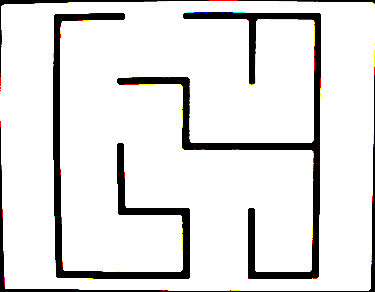
#> input picture maze_recognition/paper_image.png, 375 x 292 px, given in place of the camera
$ python blob.py
#> lines starting #> are read from the running program, lines starting #| are printed output that depends on the picture; after the words box and inside, x2 and y2 are one past the last pixel; in counts of white or black regions, pixels touching at a corner belong together; long printed decimals are rounded
"""
Library for detecting a blob based on a color range filter in HSV space

   0------------------> x (cols)
   |
   |
   |         o center
   |
   |
   V y (rows)

Author: Tiziano Fiorenzani

"""


# Standard imports
import cv2
import numpy as np;

#---------- Blob detecting function: returns keypoints and mask
#-- return keypoints, reversemask
def blob_detect(image,                  #-- The frame (cv standard)
                hsv_min,                #-- minimum threshold of the hsv filter [h_min, s_min, v_min]
                hsv_max,                #-- maximum threshold of the hsv filter [h_max, s_max, v_max]
                blur=0,                 #-- blur value (default 0)
                blob_params=None,       #-- blob parameters (default None)
                search_window=None,     #-- window where to search as [x_min, y_min, x_max, y_max] adimensional (0.0 to 1.0) starting from top left corner
                imshow=False
               ):

    #- Blur image to remove noise
    if blur > 0:
        image    = cv2.blur(image, (blur, blur))
        #- Show result
        if imshow:
            cv2.imshow("Blur", image)
            cv2.waitKey(0)

    #- Search window
    if search_window is None: search_window = [0.0, 0.0, 1.0, 1.0]

    #- Convert image from BGR to HSV
    hsv     = cv2.cvtColor(image, cv2.COLOR_BGR2HSV)

    #- Apply HSV threshold
    mask    = cv2.inRange(hsv,hsv_min, hsv_max)

    #- Show HSV Mask
    if imshow:
        cv2.imshow("HSV Mask", mask)

    #- dilate makes the in range areas larger
    mask = cv2.dilate(mask, None, iterations=2)
    #- Show HSV Mask
    if imshow:
        cv2.imshow("Dilate Mask", mask)
        cv2.waitKey(0)

    mask = cv2.erode(mask, None, iterations=2)

    #- Show dilate/erode mask
    if imshow:
        cv2.imshow("Erode Mask", mask)
        cv2.waitKey(0)

    #- Cut the image using the search mask
    mask = apply_search_window(mask, search_window)

    if imshow:
        cv2.imshow("Searching Mask", mask)
        cv2.waitKey(0)

    #- build default blob detection parameters, if none have been provided
    if blob_params is None:
        # Set up the SimpleBlobdetector with default parameters.
        params = cv2.SimpleBlobDetector_Params()

        # Change thresholds
        params.minThreshold = 0
        params.maxThreshold = 100

        # Filter by Area.
        params.filterByArea = True
        params.minArea = 30
        params.maxArea = 20000

        # Filter by Circularity
        params.filterByCircularity = True
        params.minCircularity = 0.1

        # Filter by Convexity
        params.filterByConvexity = True
        params.minConvexity = 0.5

        # Filter by Inertia
        params.filterByInertia =True
        params.minInertiaRatio = 0.5

    else:
        params = blob_params

    #- Apply blob detection
    detector = cv2.SimpleBlobDetector_create(params)

    # Reverse the mask: blobs are black on white
    reversemask = 255-mask

    if imshow:
        cv2.imshow("Reverse Mask", reversemask)
        cv2.waitKey(0)

    keypoints = detector.detect(reversemask)

    if imshow:
        # Show keypoints
        im_with_keypoints = cv2.drawKeypoints(image, keypoints, np.array([]), (0,0,255), cv2.DRAW_MATCHES_FLAGS_DRAW_RICH_KEYPOINTS)
        cv2.imshow("Keypoints 1", im_with_keypoints)
        cv2.waitKey(0)

    return keypoints, reversemask

#---------- Draw detected blobs: returns the image
#-- return(im_with_keypoints)
def draw_keypoints(image,                   #-- Input image
                   keypoints,               #-- CV keypoints
                   line_color=(0,0,255),    #-- line's color (b,g,r)
                   imshow=False             #-- show the result
                  ):

    #-- Draw detected blobs as red circles.
    #-- cv2.DRAW_MATCHES_FLAGS_DRAW_RICH_KEYPOINTS ensures the size of the circle corresponds to the size of blob
    im_with_keypoints = cv2.drawKeypoints(image, keypoints, np.array([]), line_color, cv2.DRAW_MATCHES_FLAGS_DRAW_RICH_KEYPOINTS)

    if imshow:
        # Show keypoints
        cv2.imshow("Keypoints", im_with_keypoints)

    return(im_with_keypoints)

#---------- Draw search window: returns the image
#-- return(image)
def draw_window(image,              #- Input image
                window_adim,        #- window in adimensional units
                color=(255,0,0),    #- line's color
                line=5,             #- line's thickness
                imshow=False        #- show the image
               ):

    rows = image.shape[0]
    cols = image.shape[1]

    x_min_px    = int(cols*window_adim[0])
    y_min_px    = int(rows*window_adim[1])
    x_max_px    = int(cols*window_adim[2])
    y_max_px    = int(rows*window_adim[3])

    #-- Draw a rectangle from top left to bottom right corner
    image = cv2.rectangle(image,(x_min_px,y_min_px),(x_max_px,y_max_px),color,line)

    if imshow:
        # Show keypoints
        cv2.imshow("Keypoints", image)

    return(image)

#---------- Draw X Y frame
#-- return(image)
# [19 lines left out: function draw_frame, not called in this run]

#---------- Apply search window: returns the image
#-- return(image)
def apply_search_window(image, window_adim=[0.0, 0.0, 1.0, 1.0]):
    rows = image.shape[0]
    cols = image.shape[1]
    x_min_px    = int(cols*window_adim[0])
    y_min_px    = int(rows*window_adim[1])
    x_max_px    = int(cols*window_adim[2])
    y_max_px    = int(rows*window_adim[3])

    #--- Initialize the mask as a black image
    mask = np.zeros(image.shape,np.uint8)

    #--- Copy the pixels from the original image corresponding to the window
    mask[y_min_px:y_max_px,x_min_px:x_max_px] = image[y_min_px:y_max_px,x_min_px:x_max_px]

    #--- return the mask
    return(mask)

#---------- Apply a blur to the outside search region
#-- return(image)
# [31 lines left out: functions blur_outside, get_blob_relative_position, not called in this run]


#----------- TEST
if __name__=="__main__":

    #--- Define HSV limits
    blue_min = (22,79,127)
    blue_max = (169, 255, 255)

    #--- Define area limit [x_min, y_min, x_max, y_max] adimensional (0.0 to 1.0) starting from top left corner
    window = [0.05, 0.25, 0.95, 0.95]

    blob_parameters = cv2.SimpleBlobDetector_Params()
    blob_parameters.filterByArea = False
    blob_parameters.minArea = 100
    blob_parameters.maxArea = 1000
    blob_parameters.filterByCircularity = True
    blob_parameters.minCircularity = 0.5
    blob_parameters.maxCircularity = 1.0
    blob_parameters.filterByConvexity = True
    blob_parameters.minConvexity = 0.5
    blob_parameters.filterByInertia = True
    blob_parameters.minInertiaRatio = 0.25


    #-- IMAGE_SOURCE: either 'camera' or 'imagelist'
    SOURCE = 'video'
    # SOURCE = 'camera'

    if SOURCE == 'video':
        cap = cv2.VideoCapture(0)
        while(True):
            # Capture frame-by-frame
            ret, frame = cap.read()
#> frame is the input picture: shape (292, 375, 3); mean B, G, R 225, 225.6, 226.2

            # rotate frame 90 degrees cw
            frame = cv2.rotate(frame, cv2.ROTATE_90_CLOCKWISE)
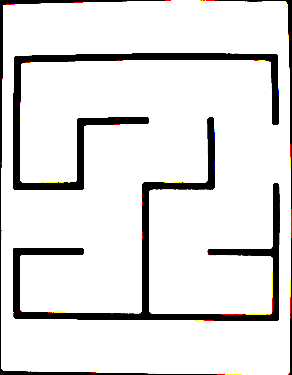
#> frame: shape (375, 292, 3); mean B, G, R 225, 225.6, 226.2
            frame = cv2.resize(frame, (800, 800))
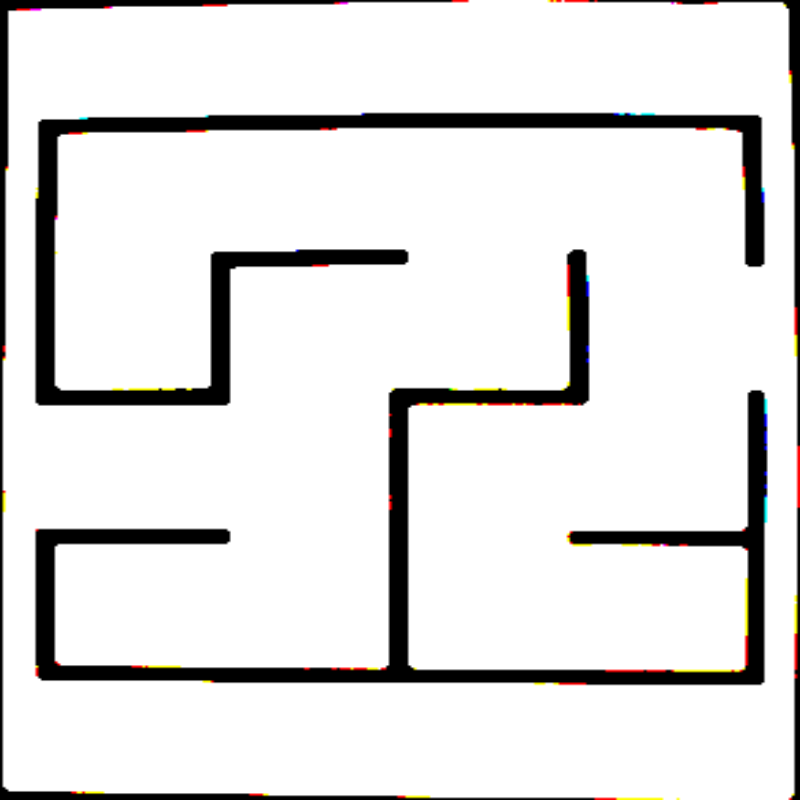
#> frame: shape (800, 800, 3); mean B, G, R 225, 225.6, 226.2

            #-- Detect keypoints
            keypoints, _ = blob_detect(frame, blue_min, blue_max, blur=10,
                                        blob_params=blob_parameters, search_window=window, imshow=False)
#> in blob_detect, `image    = cv2.blur(image, (blur, blur))`:
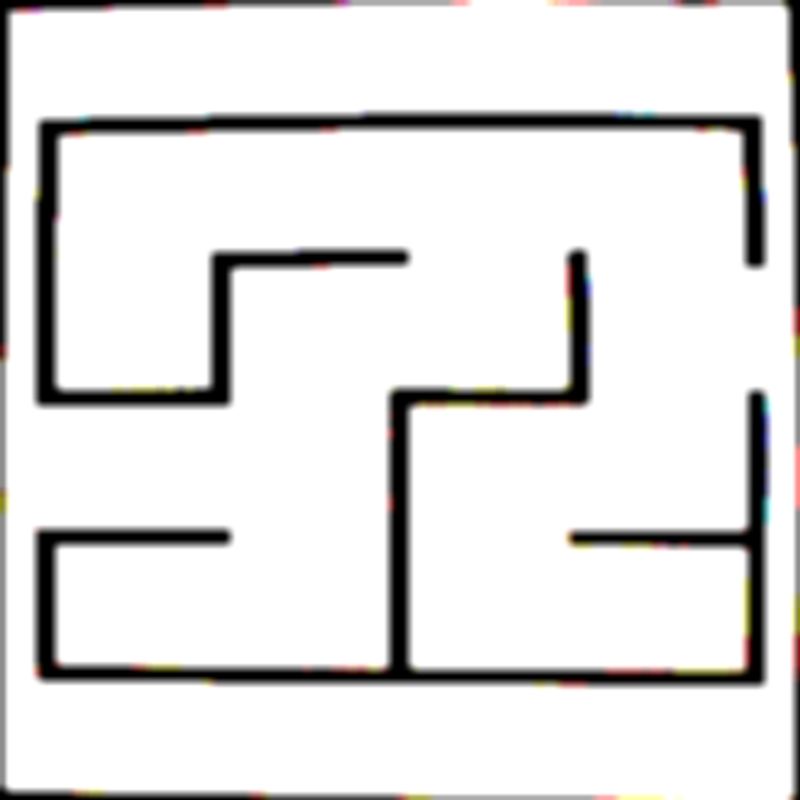
#> image: shape (800, 800, 3); mean of channels 0, 1, 2 225.2, 225.7, 226.4; drawn as B, G, R
#> in blob_detect, `hsv     = cv2.cvtColor(image, cv2.COLOR_BGR2HSV)`: hsv: shape (800, 800, 3); mean H, S, V 1.6, 4.4, 226.6
#> in blob_detect, `mask    = cv2.inRange(hsv,hsv_min, hsv_max)`:
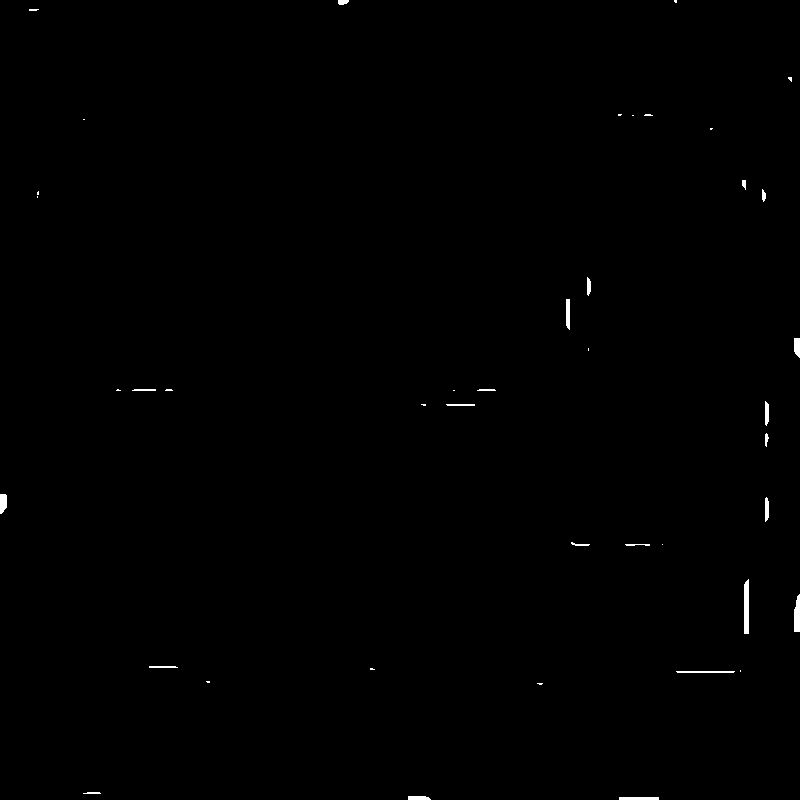
#> mask: shape (800, 800); 0.3% white; 42 white regions (20 under 20 px), largest, box (x1, y1, x2, y2) and area: (744, 579, 749, 634) 264, (794, 594, 800, 632) 191, (0, 494, 7, 514) 121
#> in blob_detect, `mask = cv2.dilate(mask, None, iterations=2)`:
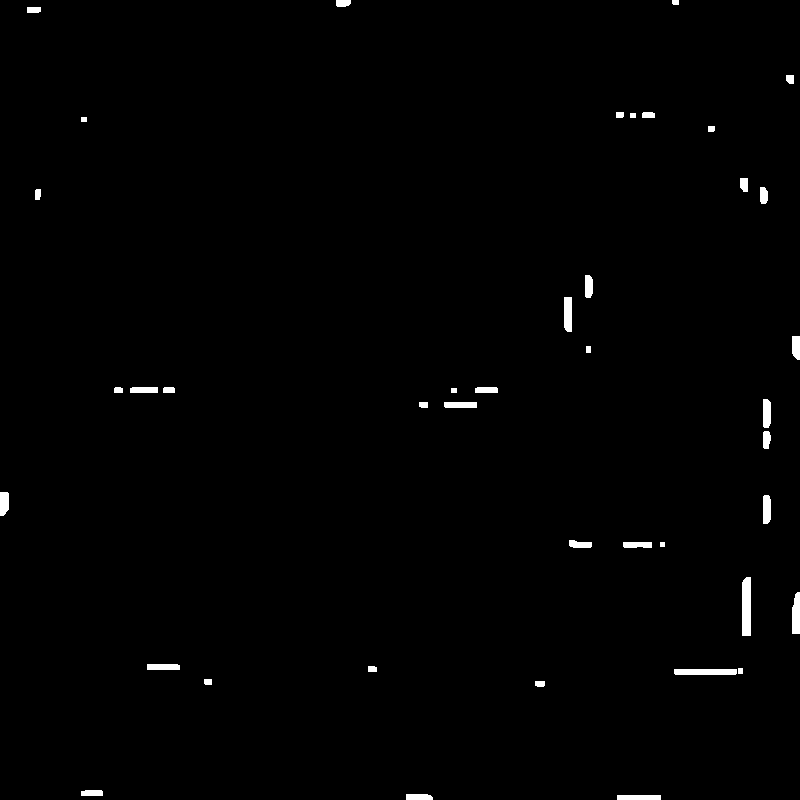
#> mask: shape (800, 800); 0.83% white; 41 white regions, largest, box (x1, y1, x2, y2) and area: (742, 577, 751, 636) 520, (674, 669, 737, 675) 376, (792, 592, 800, 634) 299
#> in apply_search_window, `mask[y_min_px:y_max_px,x_min_px:x_max_px] = image[y_min_px:y_max_px,x_..`:
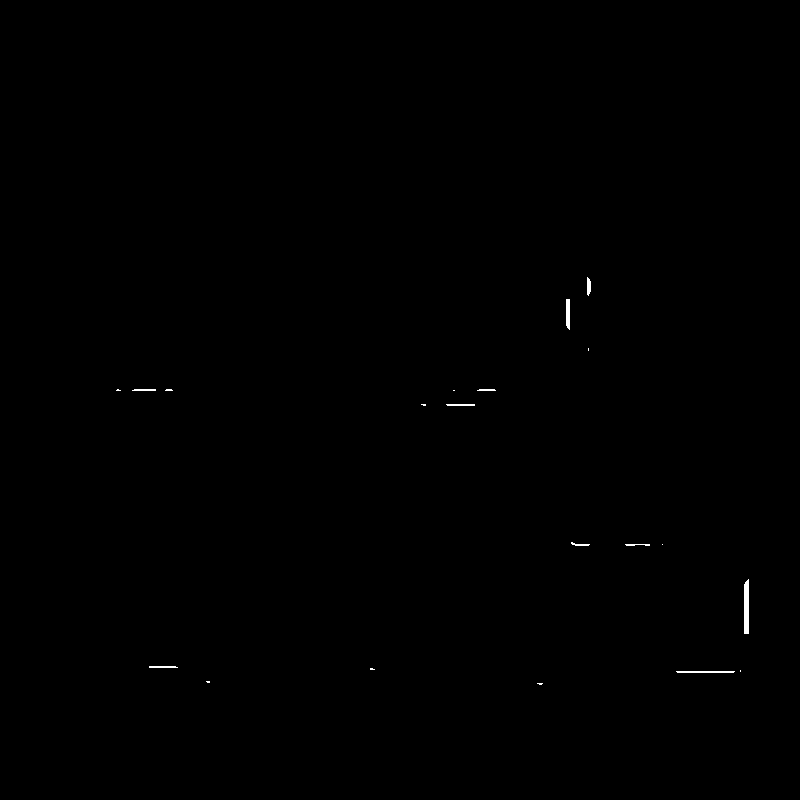
#> mask: shape (800, 800); 0.14% white; 20 white regions (10 under 20 px), largest, box (x1, y1, x2, y2) and area: (744, 579, 749, 634) 264, (566, 299, 570, 330) 117, (676, 671, 735, 673) 116
#> in blob_detect, `keypoints = detector.detect(reversemask)`: keypoints = 8 keypoints; (x, y, size): (372, 669, 4.3), (423, 404, 4.3), (118, 390, 4.1), (208, 681, 3.8), (588, 349, 2.8), (740, 670, 2.2), (454, 390, 2.2), (662, 544, 2)
            #-- Draw search window
            frame     = draw_window(frame, window)
#> in draw_window, `image = cv2.rectangle(image,(x_min_px,y_min_px),(x_max_px,y_max_px),co..`:
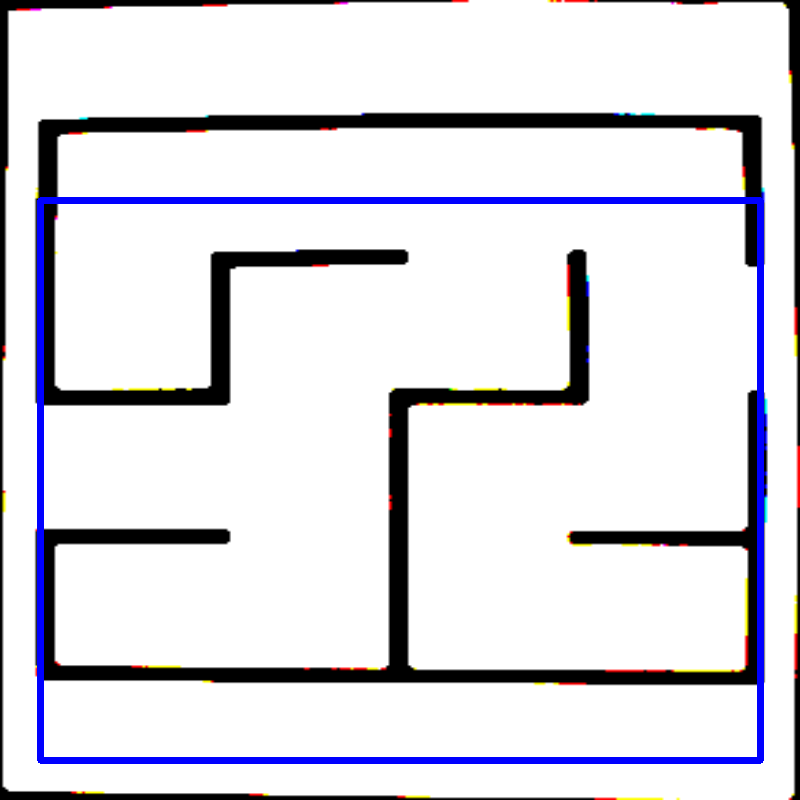
#> image: shape (800, 800, 3); mean B, G, R 227.1, 220.5, 221.1

            #-- click ENTER on the image window to proceed
            draw_keypoints(frame, keypoints, imshow=True)

            if keypoints:
                print("keypoint coordinates: ", keypoints[0].pt, end='\r')
#| keypoint coordinates:  (207.725, 681.406)

            #-- press q to quit
            if cv2.waitKey(1) & 0xFF == ord('q'):
#> (key q is pressed here)
                break

    else:
        #-- Read image list from file:
        image_list = []
        image_list.append(cv2.imread("blob.jpg"))
        #image_list.append(cv2.imread("blob2.jpg"))
        #image_list.append(cv2.imread("blob3.jpg"))

        for image in image_list:
            #-- Detect keypoints
            keypoints, _ = blob_detect(image, blue_min, blue_max, blur=5,
                                        blob_params=None, search_window=window, imshow=True)

            image    = blur_outside(image, blur=15, window_adim=window)
            cv2.imshow("Outside Blur", image)
            cv2.waitKey(0)

            image     = draw_window(image, window, imshow=True)
            #-- enter to proceed
            cv2.waitKey(0)

            #-- click ENTER on the image window to proceed
            image     = draw_keypoints(image, keypoints, imshow=True)
            cv2.waitKey(0)
            #-- Draw search window

            image    = draw_frame(image)
            cv2.imshow("Frame", image)
            cv2.waitKey(0)
